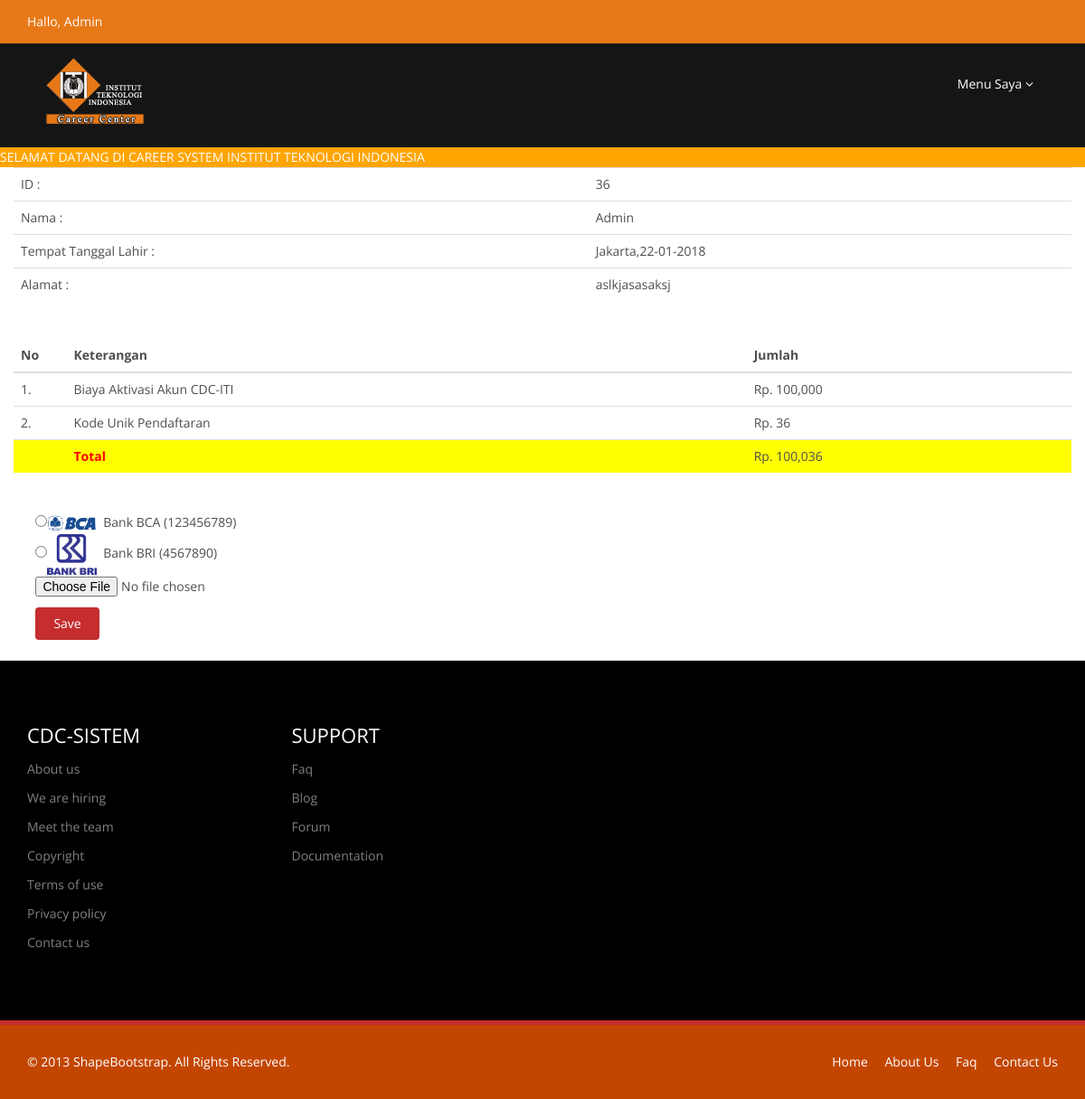
Screenshot of /regist.php (signed in) with the database file from the repository.
### tables this page shows
CREATE TABLE IF NOT EXISTS `user` (
  `id_user` int(10) NOT NULL AUTO_INCREMENT,
  `nik` int(15) NOT NULL,
  `nama` varchar(100) NOT NULL,
  `tempat_lahir` varchar(20) NOT NULL,
  `tgl_lahir` varchar(20) NOT NULL,
  `alamat` varchar(300) NOT NULL,
  `telepon` int(15) NOT NULL,
  `email` varchar(50) NOT NULL,
  `foto` varchar(50) NOT NULL,
  `level_pendidikan` varchar(20) NOT NULL,
  `pendidikan` varchar(100) NOT NULL,
  `username` varchar(50) NOT NULL,
  `password` varchar(100) NOT NULL,
  `status` varchar(50) NOT NULL,
  `kapasitas` int(2) NOT NULL,
  `jenis` varchar(50) NOT NULL,
  `deskripsi` text NOT NULL,
  `website` varchar(100) NOT NULL,
  PRIMARY KEY (`id_user`)
);

CREATE TABLE IF NOT EXISTS `harga` (
  `id_harga` int(3) NOT NULL AUTO_INCREMENT,
  `harga` int(10) NOT NULL,
  `type` varchar(10) NOT NULL,
  `jenis` varchar(10) NOT NULL,
  PRIMARY KEY (`id_harga`)
);

CREATE TABLE IF NOT EXISTS `bank` (
  `id_bank` int(5) NOT NULL AUTO_INCREMENT,
  `nama_bank` varchar(100) NOT NULL,
  `no_rek` int(20) NOT NULL,
  `gambar` varchar(50) NOT NULL,
  PRIMARY KEY (`id_bank`)
);

### regist.php (the view, shortened to what this page needs)
<?php
if(isset($_SESSION['id'])){
    $id=$_SESSION['id'];
}else{
    $id="";
    $nama="";
    $username="";
}
function tampil_harga($type,$jenis){
  $sql="Select harga from harga where type='$type' AND jenis='$jenis'";
  $res=mysql_query($sql);
  $arr=mysql_fetch_array($res);
  return $arr['harga'];
}
?>
<!DOCTYPE html>
<html lang="en">
<head>
    <link href="css/bootstrap.min.css" rel="stylesheet">
    <link href="css/font-awesome.min.css" rel="stylesheet">
    <link href="css/animate.min.css" rel="stylesheet">
    <link href="css/prettyPhoto.css" rel="stylesheet">
    <link href="css/main.css" rel="stylesheet">
    <link href="css/responsive.css" rel="stylesheet">
    <link href="admin/css/datepicker3.css" rel="stylesheet">
</head>
</head>
<body>
<body class="homepage">
    <header id="header">
        <div class="top-bar">
            <div class="container">
                <div class="row">
                    <div class="col-sm-6 col-xs-4">
                    <?php
                    if($id==""){
                    ?>
                        <div class="top-number"><a ><button type="button"  data-toggle="modal" data-target="#myModal1" class="btn btn-regular btn-md" style="color: red"><i class="fa fa-user"></i>&nbsp;Login</button></a></div>
                    <?php }else{
                            echo "<font color=white>Hallo,&nbsp;$_SESSION[nama]</font>";
                        } ?>
                    </div>
                    <div class="col-sm-6 col-xs-8">
                    </div>
                </div>
            </div>
        </div>
        <nav class="navbar navbar-inverse" role="banner">
            <div class="container">
                <div class="navbar-header">
                    <a class="navbar-brand" href="index.html"><img  src="css/img/logo-iti-kecil.png" alt="logo"></a>
                </div>
                <div class="collapse navbar-collapse navbar-right">
                    <ul class="nav navbar-nav">
                        <?php
                            if($id!=""){
                        ?>
                        <li class="dropdown">
                            <a href="#" class="dropdown-toggle" data-toggle="dropdown">Menu Saya <i class="fa fa-angle-down"></i></a>
                        </li>
                        <?php } ?>
                    </ul>
                </div>
            </div>
        </nav>
        <div style="background-color: orange;width: 100%">
                <marquee><font color="white">SELAMAT DATANG DI CAREER SYSTEM INSTITUT TEKNOLOGI INDONESIA</font></marquee>
		</div>
    </header>
  <div class="container">
  	<div class="row">
  		<?php
  			$sql1="SELECT * FROM user where id_user='$_SESSION[id]'";
  			$res1=mysql_query($sql1);
  			$arr1=mysql_fetch_array($res1);
  		?>
  		<table class="table table-hover" style="width: 100%">
  			<tr>
  				<td >ID  :</td>
  				<td><?=$arr1['id_user']?></td>
  			</tr>
  			<tr>
  				<td>Nama :</td>
  				<td><?=$arr1['nama']?></td>
  			</tr>
  			<tr>
  				<td>Tempat Tanggal Lahir :</td>
  				<td><?=$arr1['tempat_lahir'].",".$arr1['tgl_lahir']?></td>
  			</tr>
  			<tr>
  				<td>Alamat :</td>
  				<td><?=$arr1['alamat']?></td>
  			</tr>
  		</table>
  		<br>
  		<table class="table table-hover"  style="width:100%">
  			<thead>
  				<th width="5%">No</th>
  				<th>Keterangan</th>
  				<th>Jumlah</th>
  			</thead>
  			<tr>
  				<td width="10px">1.</td>
  				<td>Biaya Aktivasi Akun CDC-ITI</td>
          <?php
            $harga=tampil_harga('reguler','Pelamar');
          ?>
  				<td>Rp. <?=number_format($harga)?></td>
  			</tr>
        <tr >
          <td width="10px">2.</td>
          <td>Kode Unik Pendaftaran</td>
          <?php
            $harga=tampil_harga('reguler','Pelamar');
          ?>
          <td>Rp. <?=$_SESSION['id']?></td>
        </tr>
       <tr bgcolor="yellow">
          <td width="10px"></td>
          <td><font color="red"><b>Total</b></font></td>
          <?php
            $total=$harga+$_SESSION['id'];
          ?>
          <td>Rp. <?=number_format($total)?></td>
        </tr>
  		</table>
      <br>
  		<table  style="width:100%;margin-left: 2%;" >
        <?php
        if($arr1['status']==0){
          $sql2="SELECT * from bank ";
          $res2=mysql_query($sql2);
          while($arr2=mysql_fetch_array($res2)){
        ?>
        <form method="POST" enctype="multipart/form-data"  action="modul/simpan.php?mode=upload_resi" id="upload_resi">
        <tr>
          <td width="20px"><input type="radio" name="id_bank" value="<?=$arr2['id_bank']?>" required><img style="width: 20%" src="admin/user/<?=$arr2['gambar']?>" required>&nbsp;&nbsp;Bank&nbsp;<?=$arr2['nama_bank']?>&nbsp;(<?=$arr2['no_rek']?>)</td>
          <td></td>
        </tr>
        <?php
         }
          ?>
        <tr>
          <td><input type="file" name="resi"></td>
        </tr>
        <tr>
          <td><input type="submit" name="btn" value="Save" class="btn btn-primary"></td>
        </tr>
        <?php }elseif($arr1['status']==1){?>
          <tr>
            <span class="label label-info">Menunggu Approval</span>
          </tr>
        <?php } ?>
        </form>
      </table>
      <br>
  	</div>
  </div>
<?php
	include 'footer.php';
?>
</body>

### css/main.css (style rules this page uses)
body { background: #fff; font-family: 'Open Sans', sans-serif; color:#4e4e4e; line-height: 22px; }
a { color: #c52d2f; -webkit-transition: color 300ms, background-color 300ms; -moz-transition: color 300ms, background-color 300ms; -o-transition: color 300ms, background-color 300ms; transition: color 300ms, background-color 300ms; }
.btn-primary { padding: 8px 20px; background: #c52d2f; color: #fff; border-radius: 4px; border:none; margin-top: 10px; }
.navbar>.container .navbar-brand { margin-left: 0; }
.top-bar { padding: 10px 0; background: #e77817; border-bottom: 1px solid #222; line-height: 28px; }
.navbar-brand { padding: 0; margin:0; }
.navbar { border-radius: 0; margin-bottom: 0; background: #151515; padding: 15px 0; padding-bottom: 0; }
.navbar-nav { margin-top: 12px; }
.navbar-nav>li { margin-left: 35px; padding-bottom: 28px; }
.navbar-inverse .navbar-nav > li > a { padding: 5px 12px; margin: 0; border-radius: 3px; color: #fff; line-height: 24px; display: inline-block; }
.navbar-inverse { border: none; }
.navbar-inverse .navbar-brand { font-size: 36px; line-height: 50px; color: #fff; }
.navbar-inverse .navbar-collapse, .navbar-inverse .navbar-form { border-top: 0; padding-bottom: 0; }
.recent-work-wrap .overlay .preview:hover,a { color:red; text-shadow: 200px; }

### regist.php (style rules this page uses)
* { box-sizing: border-box; }

### rows the page displays
user: id_user "36", nama "Admin", tempat_lahir "Jakarta", tgl_lahir "22-01-2018", alamat "aslkjasasaksj"
harga: harga "100,000", harga "100,036"
bank: gambar (picture), nama_bank "BCA", no_rek "123456789"
bank: gambar (picture), nama_bank "BRI", no_rek "4567890"

### other values shown
$_SESSION[nama] "Admin"
$_SESSION['id'] "36"
